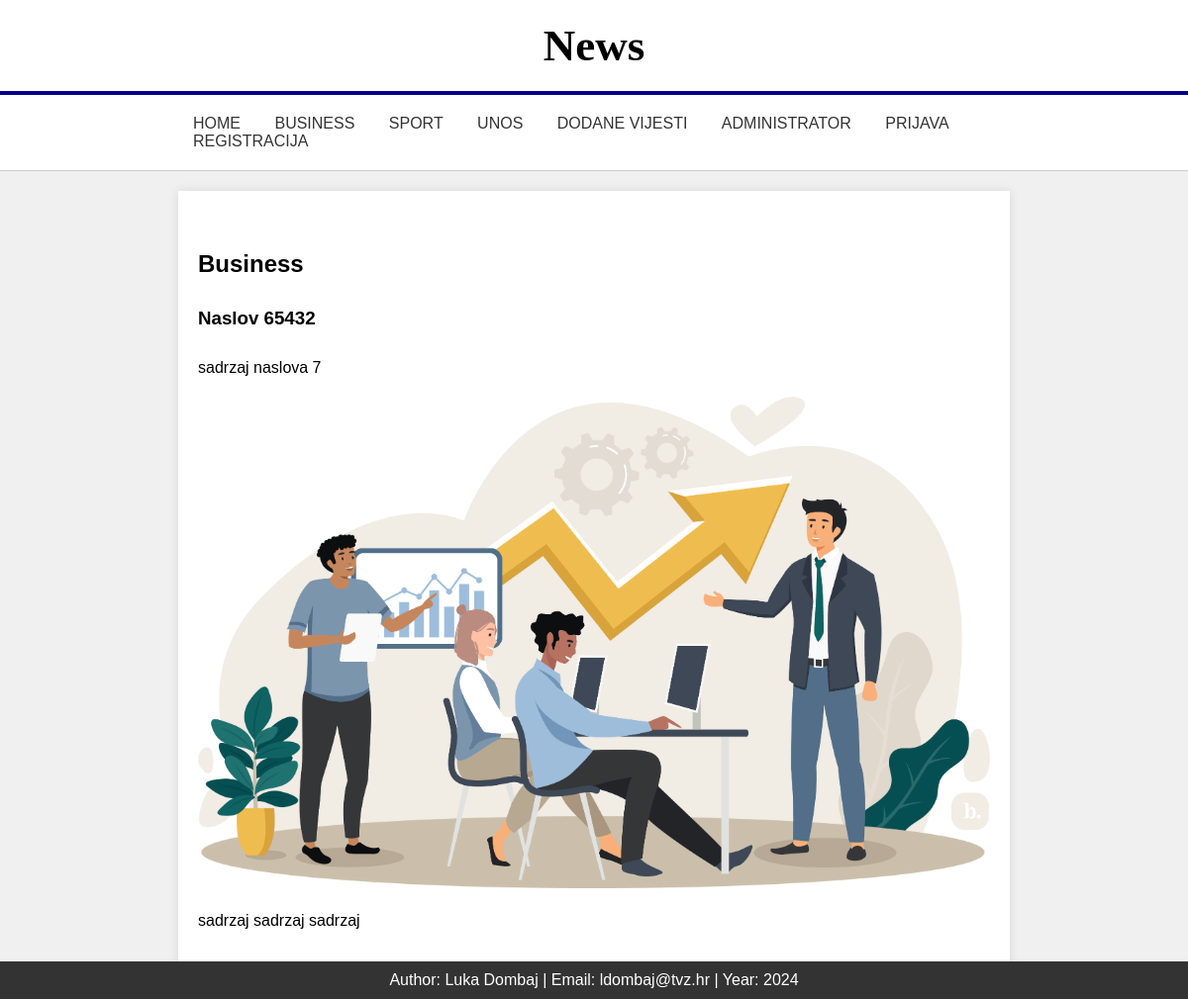
The page /clanak.php?id=25 on the database its author committed.
### tables this page shows
CREATE TABLE `news` (
  `id` int(11) NOT NULL,
  `naslov` varchar(255) NOT NULL,
  `sazetak` text NOT NULL,
  `sadrzaj` text NOT NULL,
  `kategorija` varchar(50) NOT NULL,
  `arhivirano` tinyint(1) NOT NULL,
  `slika_url` varchar(255) NOT NULL
);

### clanak.php (the view, shortened to what this page needs)
<!DOCTYPE html>
<html lang="hr">
<head>
    <link rel="stylesheet" href="style.css">
</head>
<body>
    <header>
        <h1>News</h1>
        <hr class="blue-line">
        <nav>
            <ul>
                <li><a href="index.html">HOME</a></li>
                <li><a href="business_category.html">BUSINESS</a></li>
                <li><a href="sport_category.html">SPORT</a></li>
                <li><a href="unos.html">UNOS</a></li>
                <li><a href="index.php">DODANE VIJESTI</a></li>
                <li><a href="administrator.php">ADMINISTRATOR</a></li>
                <li><a href="login.php">PRIJAVA</a></li>
                <li><a href="registracija.php">REGISTRACIJA</a></li>
            </ul>
        </nav>
    </header>
    <div class="main-container">
        <main>
            <section class="Business" id="specific_news">
                <?php
                $servername = "localhost";
                $username = "root";
                $password = "";
                $database = "news";
                $port = 3307;
                $dbc = new mysqli($servername, $username, $password, $database, $port);
                if (isset($_GET['id'])) {
                    $id = intval($_GET['id']);
                    $stmt = $dbc->prepare("SELECT naslov, sazetak, sadrzaj, kategorija, slika_url FROM news WHERE id = ?");
                    $stmt->bind_param("i", $id);
                    $stmt->execute();
                    $stmt->bind_result($naslov, $sazetak, $sadrzaj, $kategorija, $slika_url);
                    if ($stmt->fetch()) {
                        echo '<h2>' . htmlspecialchars($kategorija) . '</h2>';
                        echo '<div class="news">';
                        echo '<article>';
                        echo '<h3>' . htmlspecialchars($naslov) . '</h3>';
                        echo '<p>' . htmlspecialchars($sazetak) . '</p>';
                        echo '<img src="' . htmlspecialchars($slika_url) . '" alt="News Image">';
                        echo '<p>' . htmlspecialchars($sadrzaj) . '</p>';
                        echo '</article>';
                        echo '</div>';
                    } else {
                        echo '<p>Članak nije pronađen.</p>';
                    }
                } else {
                    echo '<p>ID članka nije postavljen.</p>';
                }
                ?>
            </section>
        </main>
    </div>
    <footer>
        <p>Author: Luka Dombaj | Email: ldombaj@tvz.hr | Year: 2024</p>
    </footer>
</body>
</html>

### style.css (style rules this page uses)
* { box-sizing: border-box; margin: 0; padding: 0; }
body { font-family: Arial, sans-serif; background-color: #f0f0f0; }
header { padding-top: 20px; padding-bottom: 20px; text-align: center; border-bottom: 1px solid #ccc; background-color: #fff; }
header h1 { margin-bottom: 10px; font-size: 45px; font-family: 'Times New Roman'; }
.blue-line { border: none; height: 4px; background-color: darkblue; margin-top: 20px; margin-bottom: 20px; }
header nav { width: 70%; margin: 0 auto; text-align: left; }
nav ul { list-style: none; padding: 0; }
nav ul li { display: inline; margin: 0 15px; }
nav ul li a { text-decoration: none; color: #333; }
.main-container { background-color: #fff; width: 70%; margin: 20px auto; padding: 20px; box-shadow: 0 0 10px rgba(0, 0, 0, 0.1); }
main { width: 100%; }
section { margin-top: 40px; }
.news { display: flex; flex-wrap: wrap; gap: 20px; }
.news article { flex: 1 1 25%; background: #fff; padding-top: 10px; padding-bottom: 10px; text-align: left; }
.news article img { width: 100%; height: auto; }
footer { background: #333; color: #fff; text-align: center; padding: 10px; bottom: 0; width: 100%; position: fixed; }
a { text-decoration: none; color: #000; }
#specific_news h2 { margin-bottom: 20px; margin-top: 10px; }
#specific_news h3 { margin-bottom: 30px; }
#specific_news p { margin-top: 20px; margin-bottom: 20px; }

### rows shown on the page
news: kategorija "Business", naslov "Naslov 65432", sazetak "sadrzaj naslova 7", slika_url (picture), sadrzaj "sadrzaj sadrzaj sadrzaj"
